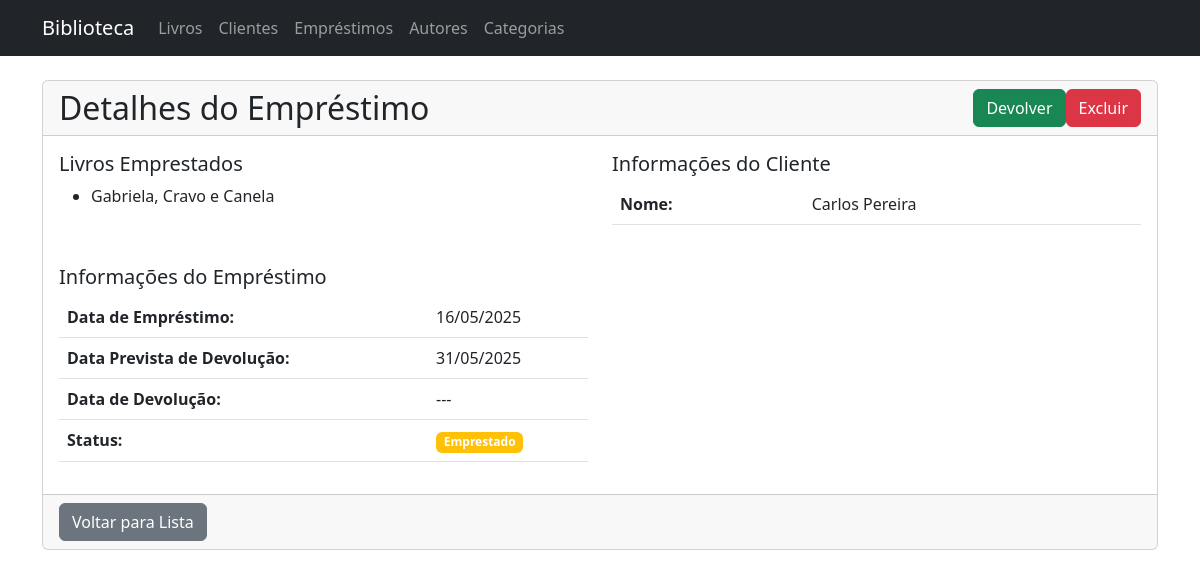
Screenshot of /loans/9 with the database file from the repository.
### app/models/entities/book_loan.py (models this page shows, shortened)
class BookLoan(db.Model):
    __tablename__ = 'book_loan'
    id = db.Column(db.Integer, primary_key=True)
    id_book = db.Column(db.Integer, db.ForeignKey('books.id'), nullable=False)
    id_loan = db.Column(db.Integer, db.ForeignKey('loans.id'), nullable=False)
    book_quantity = db.Column(db.Integer, default=1)

### app/models/entities/book.py (models this page shows, shortened)
class Book(db.Model):
    __tablename__ = 'books'
    id = db.Column(db.Integer, primary_key=True)
    name = db.Column(db.String(100), nullable=False)
    description = db.Column(db.Text)
    quantity = db.Column(db.Integer, default=1)
    id_author = db.Column(db.Integer, db.ForeignKey('authors.id'))
    id_category = db.Column(db.Integer, db.ForeignKey('categories.id'))
    loans = db.relationship('BookLoan', backref='book', lazy=True)

### app/models/entities/client.py (models this page shows, shortened)
class Client(db.Model):
    __tablename__ = 'clients'
    id = db.Column(db.Integer, primary_key=True)
    email = db.Column(db.String(100), nullable=False, unique=True)
    name = db.Column(db.String(100), nullable=False)
    phone = db.Column(db.String(20))
    loans = db.relationship('Loan', backref='client', lazy=True)

### app/models/entities/loan.py (models this page shows, shortened)
class Loan(db.Model):
    __tablename__ = 'loans'
    id = db.Column(db.Integer, primary_key=True)
    id_client = db.Column(db.Integer, db.ForeignKey('clients.id'), nullable=False)
    start = db.Column(db.DateTime, default=datetime.utcnow)
    end = db.Column(db.DateTime)
    expected_end = db.Column(db.DateTime)
    books = db.relationship('BookLoan', backref='loan', lazy=True, cascade="all, delete-orphan")

### app/controllers/loan_controller.py (the view)
@loan_bp.route('/<int:id>')
def show(id):
    try:
        loan = LoanService.get_loan_by_id(id)
        is_late = loan.expected_end and loan.expected_end.date() < datetime.utcnow().date()
        return render_template('loans/show.html', loan=loan, is_late=is_late, now=datetime.utcnow())
    except NotFoundError as e:
        flash(str(e), 'danger')
        return redirect(url_for('loan_controller.index'))

### app/repositories/loan_repository.py (called while the page is built)
    @staticmethod
    def get_by_id(loan_id):
        return Loan.query.get(loan_id)

### app/services/loan_service.py (called while the page is built)
    @staticmethod
    def get_loan_by_id(loan_id):
        loan = LoanRepository.get_by_id(loan_id)
        if loan:
            return loan
        raise NotFoundError("Empréstimo não encontrado")

### app/templates/loans/show.html (shortened to what this page needs)
{% extends "base.html" %}
{% block content %}
<div class="card">
    <div class="card-header d-flex justify-content-between align-items-center">
        <h2 class="mb-0">Detalhes do Empréstimo</h2>
        <div class="btn-group" role="group">
            {% if not loan.end %}
            <form action="{{ url_for('loan_controller.return_books', id=loan.id) }}" method="POST" style="display:inline;" onsubmit="return confirm('Tem certeza que deseja devolver este empréstimo?')">
                <button type="submit" class="btn btn-success">Devolver</button>
            </form>
            {% endif %}
            <form action="{{ url_for('loan_controller.delete', id=loan.id) }}" method="POST" style="display:inline;" onsubmit="return confirm('Tem certeza que deseja excluir este empréstimo?')">
                <button type="submit" class="btn btn-danger">Excluir</button>
            </form>
        </div>
    </div>
    <div class="card-body">
        <div class="row">
            <div class="col-md-6">
                <h5>Livros Emprestados</h5>
                <ul>
                {% for book_loan in loan.books %}
                    <li>{{ book_loan.book.name }}</li>
                {% endfor %}
                </ul>
            </div>
            <div class="col-md-6">
                <h5>Informações do Cliente</h5>
                <table class="table">
                    <tr>
                        <th>Nome:</th>
                        <td>{{ loan.client.name }}</td>
                    </tr>
                </table>
            </div>
        </div>
        <div class="row mt-4">
            <div class="col-md-6">
                <h5>Informações do Empréstimo</h5>
                <table class="table">
                    <tr>
                        <th>Data de Empréstimo:</th>
                        <td>{{ loan.start.strftime('%d/%m/%Y') }}</td>
                    </tr>
                    <tr>
                        <th>Data Prevista de Devolução:</th>
                        <td>{% if loan.expected_end %}{{ loan.expected_end.strftime('%d/%m/%Y') }}{% else %}---{% endif %}</td>
                    </tr>
                    <tr>
                        <th>Data de Devolução:</th>
                        <td>{% if loan.end %}{{ loan.end.strftime('%d/%m/%Y') }}{% else %}---{% endif %}</td>
                    </tr>
                    <tr>
                        <th>Status:</th>
                        <td>
                            {% if loan.end %}
                            <span class="badge bg-success">Devolvido</span>
                            {% elif is_late %}
                            <span class="badge bg-danger">Atrasado</span>
                            {% else %}
                            <span class="badge bg-warning">Emprestado</span>
                            {% endif %}
                        </td>
                    </tr>
                </table>
            </div>
        </div>
    </div>
    <div class="card-footer">
        <a href="{{ url_for('loan_controller.index') }}" class="btn btn-secondary">Voltar para Lista</a>
    </div>
</div>
{% endblock %}

### rows the page displays
BookLoan: book.name "Gabriela, Cravo e Canela"
Client: client.name "Carlos Pereira"
Loan: start "16/05/2025", expected_end "31/05/2025"
